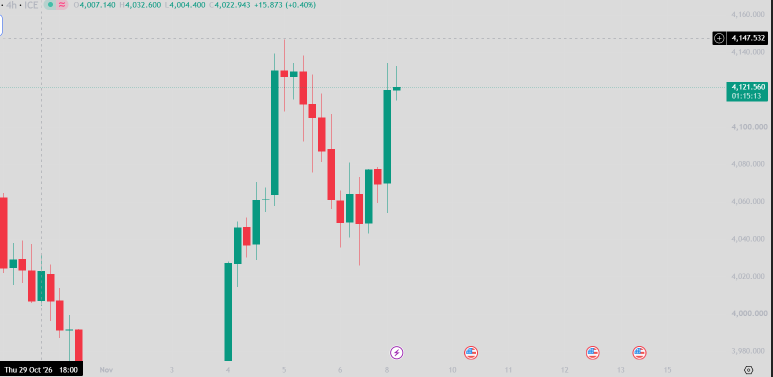
#> input picture maps/2026-11-09/original.png, 1545 x 754 px (shown at 1/2 size)
$ python map_2026-11-09.py
#> lines starting #> are read from the running program, lines starting #| are printed output that depends on the picture
### scripts/maplib.py
"""Small drawing helpers for marking up MT5 chart screenshots."""
from PIL import Image, ImageDraw, ImageFont

FONT = "/usr/share/fonts/truetype/dejavu/DejaVuSans.ttf"
FONT_B = "/usr/share/fonts/truetype/dejavu/DejaVuSans-Bold.ttf"

RED = (239, 83, 80)
GREEN = (38, 166, 154)
LIME = (102, 220, 120)
YELLOW = (255, 202, 40)
PURPLE = (171, 120, 255)
GREY = (160, 160, 170)
ORANGE = (255, 152, 0)
WHITE = (235, 235, 240)


class Chart:
    """A screenshot plus its price-axis calibration.

    Calibrate with two price labels from the screenshot's scale:
    (price_a, y_a) and (price_b, y_b).  `scale` multiplies line widths,
    font sizes and padding so the same layout reads well on bigger images.
    """

    def __init__(self, src, price_a, y_a, price_b, y_b, right, scale=1.0, light=False):
#> called with price_a = 4160, y_a = 29, price_b = 3980, y_b = 702, right = 1428, scale = 1.15, light = True
        self.base = Image.open(src).convert("RGBA")
#> self.base is the input picture: PIL image 1545x754 RGBA; mean R, G, B, A 213.6, 213.9, 213.7, 255
        self.overlay = Image.new("RGBA", self.base.size, (0, 0, 0, 0))
#> self.overlay: PIL image 1545x754 RGBA; every value is 0
        self.d = ImageDraw.Draw(self.overlay)
        self.pa, self.ya = price_a, y_a
        self.per_px = (price_a - price_b) / (y_b - y_a)
        self.right = right
        self.k = scale
        # label badge fill: dark on dark charts, near-white on light charts
        self.badge = (250, 250, 252, 235) if light else (12, 12, 16, 215)
        self.f_s = ImageFont.truetype(FONT, round(12 * scale))
        self.f_m = ImageFont.truetype(FONT_B, round(13 * scale))
        self.f_l = ImageFont.truetype(FONT_B, round(15 * scale))

    def y(self, price):
        return self.ya + (self.pa - price) / self.per_px

    def zone(self, lo, hi, x0, color, alpha=55):
        box = [x0, self.y(hi), self.right, self.y(lo)]
        self.d.rectangle(box, fill=color + (alpha,))
        self.d.rectangle(box, outline=color + (200,), width=max(1, round(self.k)))

    def box(self, x0, x1, lo, hi, color, alpha=18):
        self.d.rectangle([x0, self.y(hi), x1, self.y(lo)], fill=color + (alpha,),
                         outline=color + (170,), width=max(1, round(self.k)))

    def hline(self, price, x0, color, dash=8, gap=6, width=1):
#> called with price = 4000, x0 = 450, color = (160, 160, 170), dash = 8, gap = 6, width = 1
        yy, x = self.y(price), x0
        dash, gap, width = dash * self.k, gap * self.k, max(1, round(width * self.k))
        while x < self.right:
            self.d.line([x, yy, min(x + dash, self.right), yy], fill=color + (230,), width=width)
            x += dash + gap
#> after the loop, x = 1432.1

    def label(self, x, yy, text, color, font=None, anchor="lm"):
#> called with x = 1421.1, yy = 103.8, color = (215, 40, 55), anchor = 'rm'
        font = font or self.f_s
        pad = 3 * self.k
        b = self.d.textbbox((x, yy), text, font=font, anchor=anchor)
#> b = (986.1, 97.78, 1421.1, 111.8)
        self.d.rectangle([b[0] - pad, b[1] - pad, b[2] + pad, b[3] + pad],
                         fill=self.badge, outline=color + (220,))
        self.d.text((x, yy), text, font=font, fill=color + (255,), anchor=anchor)

    def rlabel(self, price, text, color, font=None):
        """Label right-aligned against the plot edge at a given price."""
        self.label(self.right - 6 * self.k, self.y(price), text, color, font, anchor="rm")

    def path(self, points, color, width=2, dash=7, gap=5, head=True):
        """Dashed projection path; points are (x, price). Arrow head at the end."""
#> called with color = (0, 140, 90), width = 2.2, dash = 7, gap = 5, head = True
        pts = [(x, self.y(p)) for x, p in points]
        width, dash, gap = max(1, round(width * self.k)), dash * self.k, gap * self.k
        for (x1, y1), (x2, y2) in zip(pts, pts[1:]):
            length = ((x2 - x1) ** 2 + (y2 - y1) ** 2) ** 0.5
            n = max(int(length // (dash + gap)), 1)
            for i in range(n):
                t0 = i * (dash + gap) / length
                t1 = min((i * (dash + gap) + dash) / length, 1)
                self.d.line([x1 + (x2 - x1) * t0, y1 + (y2 - y1) * t0,
                             x1 + (x2 - x1) * t1, y1 + (y2 - y1) * t1],
                            fill=color + (240,), width=width)
        if head:
            (xa, ya), (xb, yb) = pts[-2], pts[-1]
            s = 8 * self.k * (1 if yb < ya else -1)
            self.d.polygon([(xb, yb), (xb - 8 * self.k, yb + s), (xb + 8 * self.k, yb + s)],
                           fill=color + (255,))

    def header(self, x, y, lines):
        """lines: [(text, color, font)] drawn in a dark panel."""
#> called with x = 30, y = 215
        step = 22 * self.k
        widths = [self.d.textbbox((0, 0), t, font=f)[2] for t, _, f in lines]
#> widths = [346, 267, 371, 381, 367]
        self.d.rectangle([x - 8 * self.k, y - 8 * self.k,
                          x + max(widths) + 10 * self.k, y + step * len(lines)],
                         fill=(12, 12, 16, 225), outline=(90, 90, 110, 255))
        for i, (t, c, f) in enumerate(lines):
            self.d.text((x, y + i * step), t, font=f, fill=c + (255,))

    def save(self, out):
        Image.alpha_composite(self.base, self.overlay).convert("RGB").save(out, optimize=True)
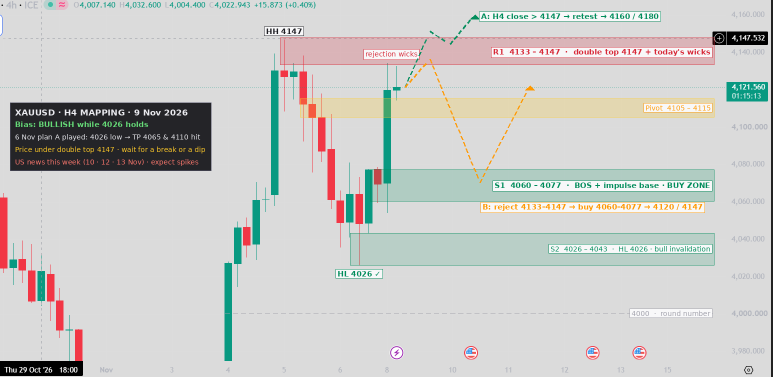
#> saved as mapping.png: PIL image 1545x754 RGB (shown at 1/2 size); mean R, G, B 203, 203.5, 201
        print(f"saved {out}")

### scripts/map_2026-11-09.py
"""XAUUSD H4 mapping, 9 Nov 2026 (TradingView, ICE feed, price 4121.56)."""
from pathlib import Path

from maplib import Chart, GREY, ORANGE, PURPLE, RED, WHITE, YELLOW

DIR = Path(__file__).resolve().parent.parent / "maps" / "2026-11-09"

# Light chart: use deeper colours so zones and paths stay visible.
G_DEEP = (0, 140, 90)
R_DEEP = (215, 40, 55)

# 4160 label at y=29, 3980 at y=702; plot area ends at x=1428.
c = Chart(DIR / "original.png", 4160, 29, 3980, 702, right=1428, scale=1.15, light=True)
y = c.y

# ---- Resistance ------------------------------------------------------------
c.zone(4133, 4147.5, 560, R_DEEP, 55) # 5 Nov top 4146.6 + today's 4132–4134 wicks

# ---- Support ---------------------------------------------------------------
c.zone(4105, 4115, 600, YELLOW, 60)   # pivot: top of the 5 Nov sell-off, base of current candle
c.zone(4060, 4077, 740, G_DEEP, 50)   # base of the 8 Nov impulse + 6 Nov 4077 high
c.zone(4026, 4043, 700, G_DEEP, 40)   # 6 Nov higher low (4026) + 4041/4043 lows
c.hline(4000, 450, GREY)

# ---- Labels ----------------------------------------------------------------
c.rlabel(4140, "R1  4133 – 4147  ·  double top 4147 + today's wicks", R_DEEP, c.f_m)
c.rlabel(4110, "Pivot  4105 – 4115", ORANGE)
c.rlabel(4068.5, "S1  4060 – 4077  ·  BOS + impulse base · BUY ZONE", G_DEEP, c.f_m)
c.rlabel(4034.5, "S2  4026 – 4043  ·  HL 4026 · bull invalidation", G_DEEP)
c.rlabel(4000, "4000  ·  round number", GREY)

# ---- Structure marks -------------------------------------------------------
c.label(568, y(4146.6) - 16, "HH 4147", (30, 30, 35), c.f_m, anchor="mm")
c.label(718, y(4026) + 18, "HL 4026 ✓", G_DEEP, c.f_m, anchor="mm")
c.label(783, y(4134) - 18, "rejection wicks", R_DEEP, c.f_s, anchor="mm")

# ---- Scenarios -------------------------------------------------------------
# A: break and close above 4147, retest, run to 4180
c.path([(810, 4121), (860, 4151), (900, 4144), (950, 4160)], G_DEEP, width=2.2)
c.label(962, y(4159), "A: H4 close > 4147 → retest → 4160 / 4180", G_DEEP, c.f_m, anchor="lm")

# B: rejection at R1, pullback into S1, then back up
c.path([(810, 4121), (860, 4136), (960, 4070), (1060, 4122)], ORANGE, width=2.2)
c.label(965, y(4057), "B: reject 4133–4147 → buy 4060–4077 → 4120 / 4147", ORANGE, c.f_m, anchor="lm")

# ---- Header ----------------------------------------------------------------
c.header(30, 215, [
    ("XAUUSD · H4 MAPPING · 9 Nov 2026", WHITE, c.f_l),
    ("Bias: BULLISH while 4026 holds", (102, 220, 120), c.f_m),
    ("6 Nov plan A played: 4026 low → TP 4065 & 4110 hit", WHITE, c.f_s),
    ("Price under double top 4147 · wait for a break or a dip", YELLOW, c.f_s),
    ("US news this week (10 · 12 · 13 Nov) · expect spikes", (255, 120, 110), c.f_s),
])

c.save(DIR / "mapping.png")
